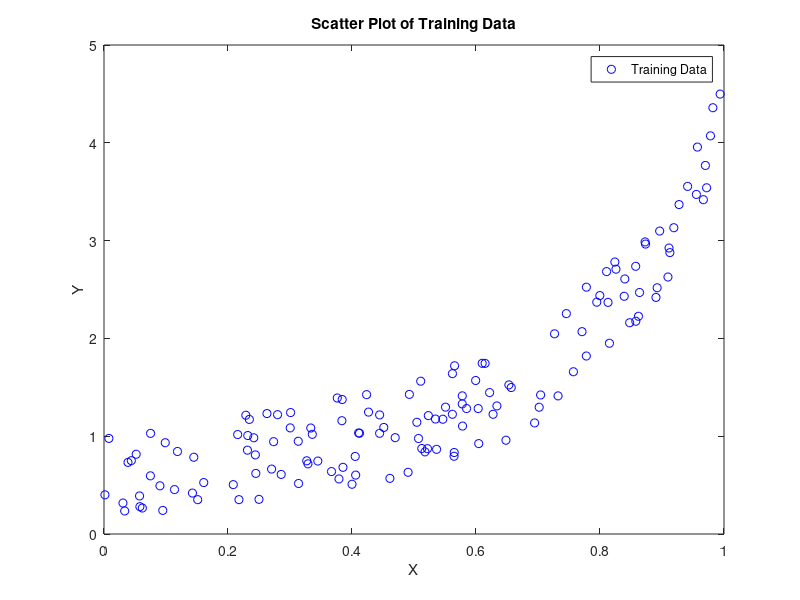

MATLAB code for this plot: (Note: this script raises an error after producing the figure.)
%% CAB420 - Machine Learning Assignment 1
%%% Name: Shaun Sewell 
%%% Student Number: N9509623
%
%% *Theory* 
% Logistic regression is a method of fitting a probabilistic classifier
% that gives soft linear thresh-olds. It is common to use logistic
% regression with an objective function consisting of the negative log
% probability of the data plus an L2 regularizer:
%%
% 
% $$L(\textbf{w}) = -\displaystyle\sum_{i=1}^{N} Log \left( \frac{1}{1+e^{y_i \left( \textbf{w}^T \textbf{x}_i + b \right) }} \right) + \lambda \|\textbf{w}\|_2^2 $$
% 

%%
% *(a) Find the partial derivatives $\frac{\partial L}{\partial w_j}$*
%
% $$ u = 1 + e^{y_i \left( \textbf{w}^T \textbf{x}_i + b \right)} $$
%
% $$ L(\textbf{w}) = \displaystyle\sum_{i=1}^{N} log(u) + \lambda \|\textbf{w}\|_2^2 $$
%
% $$ \frac{\partial L}{\partial \textbf{w}_j} = \displaystyle\sum_{i=1}^{N} \frac{\partial}{\partial u} log(u) \frac{\partial u}{\partial \textbf{w}_j} + \frac{\partial}{\partial \textbf{w}_j} \lambda \|\textbf{w}\|_2^2 $$
%
% $$ \frac{\partial}{\partial \textbf{w}_j} \lambda \|\textbf{w}\|_2^2 = 2 \lambda \textbf{w}_j $$
%
% $$ \frac{\partial}{\partial u} log(u) = \frac{1}{u} $$
%
% $$ \frac{\partial u }{\partial \textbf{w}_j} = y_i \textbf{x}_{ij} e^{y_i(\textbf{w}^T \textbf{x}_i + b)} $$
%
% $$ \frac{\partial L}{\partial \textbf{w}_j} = \displaystyle\sum_{i=1}^{N} \frac{y_i \textbf{x}_{ij} e^{y_i(\textbf{w}^T \textbf{x}_i + b)}}{1 + e^{y_i \left( \textbf{w}^T \textbf{x}_i + b \right)}} + 2 \lambda \textbf{w}_j $$
%

%%
% *(b) Find the partial second derivatives $\frac{\partial L^2}{\partial w_j \partial w_k}$*
%
% $$ \frac{\partial^2 L}{\partial \textbf{w}_k \partial \textbf{w}_j} = \displaystyle\sum_{i=1}^{N} \frac{\partial}{\partial \textbf{w}_k} \frac{y_i \textbf{x}_{ij} e^{y_i(\textbf{w}^T \textbf{x}_i + b)}}{1 + e^{y_i \left( \textbf{w}^T \textbf{x}_i + b \right)}} + \frac{\partial}{\partial \textbf{w}_k} 2 \lambda \textbf{w}_j $$
%
% $$ \textrm{When } k\neq j; \frac{\partial}{\partial \textbf{w}_k} 2 \lambda \textbf{w}_j = 0 $$
%
% $$ \textrm{When } k=j; \frac{\partial}{\partial \textbf{w}_k} 2 \lambda \textbf{w}_j = 2\lambda $$
%
% $$ \frac{\partial}{\partial \textbf{w}_k} \frac{y_i \textbf{x}_{ij} e^{y_i(\textbf{w}^T \textbf{x}_i + b)}}{1 + e^{y_i \left( \textbf{w}^T \textbf{x}_i + b \right)}} = \frac{\partial}{\partial \textbf{w}_k} \frac{g}{h} $$
%
% $$ g = y_i \textbf{x}_{ij} e^{y_i(\textbf{w}^T \textbf{x}_i + b)} $$
%
% $$ h = 1 + e^{y_i \left( \textbf{w}^T \textbf{x}_i + b \right)} $$
%
% $$ \frac{\partial}{\partial \textbf{w}_j} \frac{g}{h} = \frac{\frac{\partial g}{\partial \textbf{w}_j} h - g \frac{\partial h}{\partial \textbf{w}_j}}{h^2} $$
%
% $$ \frac{\partial}{\partial \textbf{w}_k} \frac{g}{h} = \frac{ y^2_i \textbf{x}_{ij}\textbf{x}_{ik} e^{y_i(\textbf{w}^T \textbf{x}_i + b)} + y^2_i \textbf{x}_{ij}\textbf{x}_{ik} e^{2y_i(\textbf{w}^T \textbf{x}_i + b)} - y^2_i \textbf{x}_{ij}\textbf{x}_{ik} e^{2y_i(\textbf{w}^T \textbf{x}_i + b)} }{\left( 1 + e^{y_i \left( \textbf{w}^T \textbf{x}_i + b \right)} \right)^2} $$
%
% $$ \frac{\partial}{\partial \textbf{w}_k} \frac{g}{h} = \frac{y^2_i \textbf{x}_{ij}\textbf{x}_{ik} e^{y_i(\textbf{w}^T \textbf{x}_i + b)}}{\left( 1 + e^{y_i \left( \textbf{w}^T \textbf{x}_i + b \right)} \right)^2} $$
%
% $$ \textrm{When } k\neq j; \frac{\partial^2 L}{\partial \textbf{w}_k \partial \textbf{w}_j} = \displaystyle\sum_{i=1}^{N} \frac{y^2_i \textbf{x}_{ij}\textbf{x}_{ik} e^{y_i(\textbf{w}^T \textbf{x}_i + b)}}{\left( 1 + e^{y_i \left( \textbf{w}^T \textbf{x}_i + b \right)} \right)^2} $$
%
% $$ \textrm{When } k=j; \frac{\partial^2 L}{\partial \textbf{w}_k \partial \textbf{w}_j} = \displaystyle\sum_{i=1}^{N} \frac{y^2_i \textbf{x}_{ij}\textbf{x}_{ik} e^{y_i(\textbf{w}^T \textbf{x}_i + b)}}{\left( 1 + e^{y_i \left( \textbf{w}^T \textbf{x}_i + b \right)} \right)^2} + 2\lambda $$
%

%%
% *(c) From these results, show that L (w) is a convex function.*
%
% 
%

%% *Practice*
%%% *1. Feature, Classes and Linear Regression*

%%
% *(a) Plot the training data in a scatter plot.*
clear ; close all; clc
% Load training data and separate features
mTrain = load('data/mTrainData.txt'); 
Xtr = mTrain(: ,1); Ytr = mTrain(: ,2);

% Plot training data
figure('name', 'Scatter Plot of Training Data');
plot (Xtr, Ytr, 'bo'); 
xlabel('X');
ylabel('Y');
legend('Training Data');
title('Scatter Plot of Training Data');

%%
% *(b) Create a linear regression learner using the above functions. Plot
% it on the same plot as the training data.*
Xtr_2 =  polyx(Xtr,2);
% train a regression learner
regress_learner = linearReg(Xtr_2 ,Ytr); 
xline = [0:.01:2]' ; % transpose : make a column vector , like training x
yline = predict( regress_learner , polyx (xline ,2) );

% Plot predictions
figure('name', 'Quadratic linear regression predictor');
plot(xline, yline, 'r*');
% Plot training data
hold on
plot (Xtr, Ytr, 'bo');

% Set figure properties
xlim([0 1]);
ylim([0 4.5]);
xlabel('X');
ylabel('Y');
legend('Linear Predictor', 'Training Data');
title('Quadratic linear regression predictor');
%%
% *(c) Create plots with the data and a higher-order polynomial (3, 5, 7,
% 9, 11, 13).*
Xtr_7 =  polyx(Xtr,7);
% train the learner
septic_learner = linearReg(Xtr_7 ,Ytr);                   
xline = [0:.01:2]' ;                                % transpose : make a column vector , like training x
yline = predict( septic_learner , polyx (xline ,7) );

% Plot predictions
figure('name', "Septic linear regression predictor");
plot(xline, yline, 'r*');
hold on 
% Plot training data
plot (Xtr, Ytr, 'bo');
% Set figure properties
xlim([0 1]);
ylim([0 4.5]);
xlabel('X');
ylabel('Y');
legend('Linear Predictor', 'Training Data');
title('Septic linear regression predictor');

%%
% *(d) Calculate the mean squared error (MSE) associated with each of your
% learned models on the training data.*

% Quadratic model
MSE_Quadratic_Trained = mse(regress_learner,Xtr_2, Ytr);
fprintf('The MSE for the quadratic predictor on training data was: %.2f\n', MSE_Quadratic_Trained);

% Septic model
MSE_Septic_Trained = mse(septic_learner,Xtr_7, Ytr);
fprintf('The MSE for the septic predictor on training data was: %.2f\n', MSE_Septic_Trained);

%%
% *(e) Calculate the MSE for each model on the test data (in
% ?mTestData.txt?).*
mTest = load('data/mTestData.txt');
Y_Test = mTest(: ,1); X_Test = mTest(: ,2);

% Quadratic model
X_Test_2 = polyx(X_Test,2);
MSE_Quadratic_Test = mse(regress_learner,X_Test_2, Y_Test);
fprintf('The MSE for the quadratic predictor on test data was: %.2f\n', MSE_Quadratic_Test);

% Septic model
X_Test_7 = polyx(X_Test,7);
MSE_Septic_Test = mse(septic_learner,X_Test_7, Y_Test);
fprintf('The MSE for the septic predictor on test data was: %.2f\n', MSE_Septic_Test);

%%
% *(f) Calculate the MAE for each model on the test data. Compare the
% obtained MAE values with the MSE values obtained in above (e).*
X_Test_2 = polyx(X_Test,2);
MAE_Quadratic_Test = mae(regress_learner,X_Test_2, Y_Test);
fprintf('The MAE for the quadratic predictor on test data was: %.2f\n', MAE_Quadratic_Test);

% Septic model
X_Test_7 = polyx(X_Test,7);
MAE_Septic_Test = mae(septic_learner,X_Test_7, Y_Test);
fprintf('The MAE for the septic predictor on test data was: %.2f\n', MAE_Septic_Test);
 
%%
%  
% The MAE of the models is significatnly smaller than the MSE. This
% highlights the penalty that the MSE creates for errors that are a
% significant distance from the mean. 


%% *2. kNN Regression*
%
% *(a) Using the knnRegress class, implement (add code to) the predict
% function to make it functional.*
% 
% <include>@knnRegress/predict.m</include>

%%
% *(b) Using the same technique as in Problem 1a, plot the predicted
% function for several values of k : 1, 2, 3, 5, 10, 50. How does the
% choice of k relate to the "complexity" of the regression function?*

K_Values = [1, 2, 3, 5, 10, 50];

% Plot training data
figure('name', 'kNN Regression predictor');
plot (Xtr, Ytr, 'ks');
title('kNN Regression predictor')
legend('Training Data','location','Northwest');
xlim([0 1]);
ylim([0 4.5]);
xlabel('X');
ylabel('Y');
hold on

xline = [0:.01:2]' ; % transpose : make a column vector , like training x

% Create a kNN regression predictor from the data Xtr, Ytr for each K.
for i=K_Values
    learner = knnRegress(i, Xtr, Ytr);
    
    % Plot the current models predictions
    yline = predict(learner, xline);
    plot(xline, yline, '', 'DisplayName', strcat('K=', num2str(i)),'LineWidth',2.5);
end

%%
% As the value of K increases the complexity of the function appears to
% decrease. This is because as the number of neigbours used increases the
% effect an individual can have on the functions output is decreased.
%
%%
% *(c) We discussed in class that the k-nearest-neighbor classifier?s
% decision boundary can be shown to be piecewise linear. What kind of
% functions can be output by a nearest neighbor regression function?
% Briefly justify your conclusion.*
%
% Given that the K Nearest Neighbors function produces a piecewise linear
% decision boundary any function that can be represented by a set of linear
% equations can be output. 

%% *3. Hold-out and Cross-validation*
%
% *(a) Similarly to Problem 1 and 2, compute the MSE of the test data on a
% model trained on only the first 20 training data examples for k = 1, 2,
% 3, . . . , 100. Plot both train and test MSE versus k on a log-log scale
% (see help loglog?). Assign title to your figure (ie. 20 data) and legends
% to your curves (ie. test, train). Discuss what you observed from the
% figure.*

X_Training_20 = Xtr(1:20, :); Y_Training_20 = Ytr(1:20, :);
MSE_Training_20 = zeros(100,1);
MSE_Test_20 = zeros(100,1);

for k=1:100
    learner_20 = knnRegress(k, X_Training_20, Y_Training_20);
    MSE_Training_20(k, 1) = mse(learner_20,Xtr, Ytr);
    % Store the MSE of the predictions
    MSE_Test_20(k, 1) = mse(learner_20,X_Test, Y_Test);
end

figure('name', 'MSE Comparison 20');
loglog(1:100, MSE_Training_20(:, 1),'r', 'LineWidth', 1.5);
hold on;
loglog(1:100, MSE_Test_20(:, 1),'--r', 'LineWidth', 1.5);
title('MSE using limited training set');
xlabel('K');
ylabel('Mean Squared Error');
legend('Training', 'Test');
hold off;

%%
%   As the K value increases towards 20 the MSE of the Testing set
%   decreases where as the Training set MSE rapidly increases. Once the K
%   value reaches 20 the MSE of both sets plateaus because K cannot be
%   larger than the training set.
%%
% *(b) Repeat, but use all the training data. What happened? Contrast with
% your results from Problem 1 (hint: which direction is complexity in
% this picture?).*

MSE_Training_All = zeros(100,1);
MSE_Test_All = zeros(100,1);

for k=1:100
    learner_All = knnRegress(k, Xtr, Ytr);
    MSE_Training_All(k, 1) = mse(learner_All,Xtr, Ytr);
    % Store the MSE of the predictions
    MSE_Test_All(k, 1) = mse(learner_All,X_Test, Y_Test);
end

figure('name', 'MSE Comparison');
loglog(1:100, MSE_Training_All(:, 1),'b', 'LineWidth', 1.5);
hold on;
loglog(1:100, MSE_Test_All(:, 1),'--b', 'LineWidth', 1.5);
title('MSE using entire training set');
xlabel('K');
ylabel('Mean Squared Error');
legend('Training', 'Test');
hold off;

%%
%
% Unlike in (a) the MSE of both sets gradually trends towards 1. This is
% the result of not inavertently restricting the maximum k value allowed.
%

%%
% *(c) Using ?only the training data,? estimate the curve using 4-fold
% cross-validation. Split the training data into two parts, indices 1:20 and
% 21:140; use the larger of the two as training data and the smaller as
% testing data, then repeat three more times with different sets of 20 and
% average the MSE. Plot this together with (a) and (b). Use different colors
% or marks to differentiate three scenarios. Discus why might we need to use
% this technique via comparing curves of three scenario?*

MSE_Training_CV = zeros(100,1);
MSE_Test_CV = zeros(100, 1);

for k=1:100
    Cross_Val_Training_MSE = 0;
    Cross_Val_Testing_MSE = 0;
    for i=1:4
        
        % Find the index to split the training data set
        start_index = 20*(i - 1) + 1;       % 1:20,21:40,41:60,61:80
        end_index = start_index + 19;
        Test_Data_Range = start_index:end_index;
        
        % Split the training data
        Cross_Val_Testing_X = Xtr(Test_Data_Range);
        Cross_Val_Testing_Y = Ytr(Test_Data_Range);
        Cross_Val_Training_X = Xtr(setdiff(1:80, Test_Data_Range));
        Cross_Val_Training_Y = Ytr(setdiff(1:80, Test_Data_Range));
        
        % Create a learner using this data
        learner_Cross_Val = knnRegress(k, Cross_Val_Training_X, Cross_Val_Training_Y);
        
        % Calculate the mse
        training_mse = mse(learner_Cross_Val,Cross_Val_Training_X, Cross_Val_Training_Y);
        testing_mse = mse(learner_Cross_Val,Cross_Val_Testing_X, Cross_Val_Testing_Y);
        
        Cross_Val_Training_MSE = Cross_Val_Training_MSE + training_mse;
        Cross_Val_Testing_MSE = Cross_Val_Testing_MSE + training_mse;

    end
    
    MSE_Training_CV(k, 1) = Cross_Val_Training_MSE / 4.0;
    MSE_Test_CV(k, 1) = Cross_Val_Testing_MSE / 4.0;
end



% Plot training data
figure('name', 'kNN MSE Comparison');
loglog(1:100, MSE_Training_20(:, 1),'r', 'LineWidth', 1.5);
hold on;
loglog(1:100, MSE_Test_20(:, 1),'--r', 'LineWidth', 1.5);
loglog(1:100, MSE_Training_All(:, 1),'b', 'LineWidth', 1.5);
loglog(1:100, MSE_Test_All(:, 1),'--b', 'LineWidth', 1.5);
loglog(1:100, MSE_Training_CV(:, 1),'g', 'LineWidth', 1.5);
loglog(1:100, MSE_Test_CV(:, 1),'--k', 'LineWidth', 2);
grid on
title('kNN MSE Comparison');
xlabel('K');
ylabel('Mean Squared Error');
legend('20 Training Points', '20 Training Points Test', 'All Training Points', 'All Training Points Test', 'Cross Validation', 'Cross Validation Test', 'Location', 'southeast');
hold off;

%%
%
% By using 4-fold cross validation the MSE variance from training data to
% testing data is minimised. This technique is needed given the inverted
% nature of the results from (a) and (b). 
%
%% *4. Nearest Neighbor Classifiers*
% *(a) Plot the data by their feature values, using the class value to
% select the color.*

iris = load('data/iris.txt');
pi = randperm(size(iris, 1));
Y = iris(pi, 5); X = iris(pi, 1:2);

% Plot the feature values
figure('Name','Feature Values of Iris Dataset');
hold on;
colours = unique(Y);
for colour = 1:length(colours)
    
    RGB_Vector = [0, 0, 0];
    RGB_Vector(colour) = 1;
    feature_indicies = find(Y==colours(colour));
    feature_points = X(feature_indicies, :);
    feature_point_x = feature_points(1:end, 1);
    feature_point_y = feature_points(1:end, 2);
    scatter(feature_point_x, feature_point_y, [], RGB_Vector, 'filled');
end


title('Feature Values of Iris Dataset');
xlabel('Sepal Length');
ylabel('Sepal Width');
legend('Setosa', 'Versicolour', 'Virginica');
hold off;

%%
% *(b) Use the provided ?knnClassify class to learn a 1-nearest-neighbor
% predictor. Use the function class2DPlot(learner,X,Y)? to plot the
% decision regions and training data together.*

iris_knn_learner_1 = knnClassify(1, X, Y);
class2DPlot(iris_knn_learner_1,X,Y);
title('1-nearest-neighbour predictor');
xlabel('Sepal Length')
ylabel('Sepal Width')
legend('Setosa', 'Versicolour', 'Virginica');

%%
% *(c) Do the same thing for several values of k (say, [3, 10, 30]) and
% comment on their appearance.*

iris_k_values_small = [3, 10, 30];

for k = iris_k_values_small
    iris_knn_learner = knnClassify(k, X, Y);
    class2DPlot(iris_knn_learner,X,Y);
    title(strcat(int2str(k), '-nearest-neighbour predictor'));
    xlabel('Sepal Length')
    ylabel('Sepal Width')
    legend('Setosa', 'Versicolour', 'Virginica');
end

%%
% As the value of k increases the complexity of the decision boundary
% decreases and as such the number of correctly labeled points decreases.
% This shows an increasing level of underfitting on the data set.
% Conversely the lower K values show a high level of overfitting as can be
% seen in the K = 1 graph in which every value has been correctly labeled.
%
%

%%
% *(d) Now split the data into an 80/20 training/validation split. For k =
% [1, 2, 5, 10, 50, 100, 200], learn a model on the 80% and calculate its
% performance (# of data classified incorrectly) on the validation data.
% What value of k appears to generalize best given your training data?
% Comment on the performance at the two endpoints, in terms of over- or
% under-fitting.*

iris_training_x = X(1:118, 1:end);  % 118 is approx 80%
iris_training_y = Y(1:118);

iris_val_x = X(119:end, 1:end);
iris_val_y = Y(119:end);

% Define the K values to test
iris_k_values_large = [1, 2, 5, 10, 50, 100, 200];
errors = [];

for k = iris_k_values_large
    % Train a model
    iris_knn_learner = knnClassify(k, iris_training_x, iris_training_y); 
    % Make some predictions
    prediction = predict(iris_knn_learner, iris_val_x); 
    % Measure the errors in the predictions
    errors = [errors, numel(find(prediction~=iris_val_y))];   
    
end

figure('Name','Performace of k'); 
plot(iris_k_values_large, errors./size(iris_val_x,1),'-*')
title('Performance of k');
xlabel('Value of k')
ylabel('Rate of incorrect predictions')

%%
% The above graph highlights the points made in part (c). The lower values
% of K overfit the  data and the larger values underfit. 
%
%% *5. Perceptrons and Logistic Regression*
% *(a) Show the two classes in a scatter plot and verify that one is
% linearly separable while the other is not.*

iris = load('data/iris.txt');
X = iris(:,1:2); Y=iris(:,end); 
[X, Y] = shuffleData(X,Y); % Randomise
X = rescale(X);
%Class 0 vs 1
XA = X(Y<2,:); YA=Y(Y<2);
%Class 1 vs 2
XB = X(Y>0,:); YB=Y(Y>0);

figure('Name','Setosa vs Versicolour');
hold on;
% find members of Class 0 and plot them
index_class_zero = find(YA==0);
x_points_class_zero = XA(index_class_zero, 1:end);
scatter(x_points_class_zero(:, 1), x_points_class_zero(:, 2), 'filled');

% Find memebers of Class 1 and plot them
index_class_one = find(YA==1);
x_points_class_one = XA(index_class_one, 1:end);
scatter(x_points_class_one(:, 1), x_points_class_one(:, 2), 'r', 'filled');
title('Setosa vs Versicolour');
xlabel('Sepal Length')
ylabel('Sepal Width')
legend('Setosa', 'Versicolour', 'FontSize', 12);
hold off;

figure('Name','Versicolour vs Virginica');
hold on;

% Already have class one so just need to plot it
scatter(x_points_class_one(:, 1), x_points_class_one(:, 2), 'r', 'filled');

% Find memebers of Class 2 and plot them
index_class_two = find(YB==2);
x_points_class_two = XB(index_class_two, 1:end);
scatter(x_points_class_two(:, 1), x_points_class_two(:, 2), 'filled');
title('Versicolour vs Virginica');
xlabel('Sepal Length')
ylabel('Sepal Width')
legend('Versicolour', 'Virginica', 'FontSize', 12);
hold off;

%%
% *(b) Write (fill in) the function @logisticClassify2/plot2DLinear.m so that
% it plots the two classes of data in dierent colors, along with the
% decision boundary (a line). Include the listing of your code in your
% report. To demo your function plot the decision boundary corresponding
% to the classifier 
%
% $$ sign(.5 + 1x_1 - .25x_2) $$*
%
% <include>@logisticClassify2/plot2Dlinear.m</include>

learner=logisticClassify2(); % create "blank" learner
learner=setClasses(learner, unique(YA)); % define class labels using YA or YB
wts = [0.5 1 -0.25]; 
learner=setWeights(learner, wts); % set the learner's parameters

plot2DLinear(learner, XA, YA);
title('A Data with Decision Boundary');
xlabel('Sepal Length')
ylabel('Sepal Width')
legend('Setosa', 'Versicolour', 'FontSize', 12);

plot2DLinear(learner, XB, YB);
title('B Data with Decision Boundary');
xlabel('Sepal Length')
ylabel('Sepal Width')
legend('Versicolour', 'Virginica', 'FontSize', 12);
%%
% *(c) Complete the predict.m function to make predictions for your linear
% classifier. Note that, in my code, (c) the two classes are stored in the
% variable obj.classes?, with the first entry being the "negative" class
% (or class 0), and the second entry being the "positive" class. Again,
% verify that your function works by computing & reporting the error rate
% of the classifier in the previous part on both data sets A and B. (The
% error rate on data set A should be = 0.0505.)*
%
% <include>@logisticClassify2/predict.m</include>

Y_Predictions_A = predict(learner,XA);

classification_error_A = numel(find(Y_Predictions_A~=YA));
final_classifiaction_error_A = classification_error_A/size(YA,1); % = 0.0505
disp(strcat({'The error rate for Setosa vs Versicolour is:'},...
    {' '},{num2str(final_classifiaction_error_A,' %.4f')}));

Y_Predictions_B = predict(learner,XB);

classification_error_B = numel(find(Y_Predictions_B~=YB));
final_classifiaction_error_B = classification_error_B/size(YA,1);
disp(strcat({'The error rate for Versicolour vs Virginica is:'},...
    {' '},{num2str(final_classifiaction_error_B,' %.4f')}));



%%
% *(d) In my provided code, I first transform the classes in the data Y
% into "class 0" (negative) and "class 1" (positive). In our notation, let
% $z = \theta x^{(i)}$ is the linear response of the perceptron, and $\sigma$ 
% is the standard logistic function*
%
% $$\sigma (z) = (1 + exp(-z))^{-1}$$ 
% 
% The (regularized) logistic negative log likelihood loss for a single data
% point j is then: 
%
% $$J_j(\theta) = -y^{j} \log \sigma \left( \theta x^{(j)T}
% \right) -(1-y^{(j)}) \log \left( 1-\sigma \left( \theta x^{(j)T} \right)
% \right) + \alpha \displaystyle\sum_i \theta_i^2$$
%
% Derive the gradient of the regularized negative log likelihood
%
% First take the derivative of $\sigma$
% 
% $$\frac{\partial }{\partial z} \sigma
% \left ( z \right ) = \sigma \left ( \Theta x^{\left ( j \right )^{T}}
% \right )\left [ 1-  \sigma \left ( \Theta x^{\left ( j \right )^{T}}
% \right )\right ]$$
% 
% Next derive the gradient
%
% $$\frac{\partial J_{j}}{\partial \Theta _{i}} = \frac{\partial}{\partial
% \Theta _{i}} -y^{\left ( j \right )}\log\left ( \sigma \left ( \Theta
% x^{\left ( j \right )^{T}} \right ) \right ) - \frac{\partial}{\partial
% \Theta _{i}}\left ( 1 - y^{j} \right )\log\left ( 1 - \sigma \left (
% \Theta x^{\left ( j \right )^{T}} \right ) \right ) +
% \frac{\partial}{\partial \Theta _{i}} \alpha \displaystyle\sum_i
% \theta_i^2$$ 
% 
% $$= \left [ \frac{y^{j}}{\sigma \left ( \Theta x^{\left ( j \right)^{T}}
% \right )} - \frac{1- y^{j}}{1 - \sigma \left ( \Theta x^{\left ( j
% \right)^{T}} \right )}\right ] \frac{\partial}{\partial \Theta
% _{i}}^{-}\sigma \left ( \Theta x^{\left ( j \right)^{T} } \right ) +
% 2\alpha\theta_i$$
%
% Sub in derivative of $\sigma$
%
% $$= \left [ \frac{y^{j} - \sigma \left ( \Theta x^{\left ( j \right)^{T}
% } \right )}{\sigma \left ( \Theta x^{\left ( j \right)^{T}} \right )\left
% [ 1 - \sigma \left ( \Theta x^{\left ( j \right)^{T} } \right ) \right
% ]}\right ] ^{-}\sigma \left ( \Theta x^{\left ( j \right)^{T} } \right
% )\left [ 1 -  \sigma \left ( \Theta x^{\left ( j \right)^{T} } \right
% )\right ]x^{i} + 2\alpha\theta_i$$
%
% $$= \left [{y^{j} - \sigma \left ( \Theta x^{\left ( j \right)^{T} }
% \right )}\right ] *^{-}x^{i} + 2\alpha\theta_i$$
%
%
%%
% *(e) Complete your train.m function to perform stochastic gradient
% descent on the logistic loss function.*
%
% <include>@logisticClassify2/train.m</include>

%%
% *(f) Run your logistic regression classifier on both data sets (A and B);
% for this problem, use no regularization ($\alpha$= 0). Describe your parameter
% choices (stepsize, etc.) and show a plot of both the convergence of the
% surrogate loss and error rate, and a plot of the final converged
% classifier with the data.*
learner_A=logisticClassify2(); % create "blank" learner
learner_A=setClasses(learner_A, unique(YA)); % define class labels using YA or YB
wts = [0.5 1 -0.25]; 
learner_A=setWeights(learner_A, wts); % set the learner's parameters

train(learner_A, XA, YA);

figure();
plotClassify2D(learner_A, XA, YA);
legend('Setosa', 'Versicolour', 'FontSize', 12);
xlabel('Sepal Length')
ylabel('Sepal Width')

%%

new_YB = YB - 1;
learner_B=logisticClassify2(); % create "blank" learner
learner_B=setClasses(learner_B, unique(YA)); % define class labels using YA or YB
wts = [0.5 1 -0.25]; 
learner_B=setWeights(learner_B, wts); % set the learner's parameters
train(learner_B, XB, new_YB);

% Plot final converged classifier decision boundaries.
figure();
plotClassify2D(learner_B, XB, new_YB);
legend('Versicolour', 'Virginica', 'FontSize', 12);
xlabel('Sepal Length')
ylabel('Sepal Width')

%%
%
% The default values in the train.m file where left in place except for the
% number of iterations. The iterations where reduced from 1000 to 100 as
% there was minimal inprovement in the error rate beyond 100.
%
%